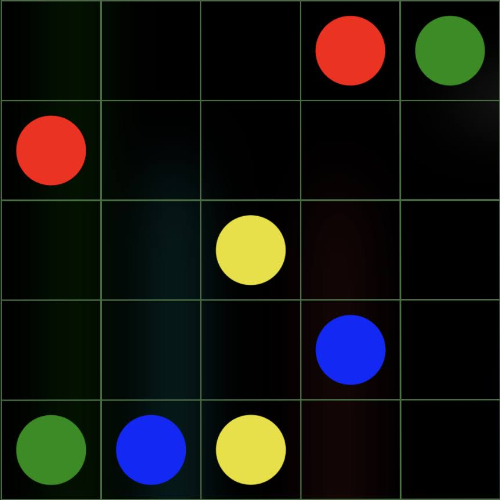
#> input picture dataset/raw_matrices/Image/Screenshot_20240219-155935.png, 500 x 500 px, found by its file name
$ python final_test.py dataset/raw_matrices/Image/Screenshot_20240219-155935.png
#> lines starting #> are read from the running program, lines starting #| are printed output that depends on the picture; after the words box and inside, x2 and y2 are one past the last pixel; in counts of white or black regions, pixels touching at a corner belong together
#!/usr/bin/env python3
import cv2
from math import sqrt
import numpy as np
from matplotlib import pyplot as plt
import sys, string, os

def getContours(img, original_img):
    contours,hierachy = cv2.findContours(img, cv2.RETR_EXTERNAL,cv2.CHAIN_APPROX_NONE)
    biggest = np.array([])
    max_area = 0
    for cnt in contours:
        area = cv2.contourArea(cnt)
        if area>60000:
            peri = cv2.arcLength(cnt,True)
            approx = cv2.approxPolyDP(cnt, 0.002*peri,True)
            cv2.drawContours(original_img,cnt,-1,(0,255,0),3)
            if area>max_area and len(approx)==4:
                max_area = area
                biggest = approx
    # cv2.imshow("OG", original_img)
    return biggest, max_area

def reorder(points):
    points = points.reshape((4,2))
    pointsnew = np.zeros((4,1,2),dtype= np.int32)
    add = points.sum(1)
    pointsnew[0] = points[np.argmin(add)]
    pointsnew[3] = points[np.argmax(add)]
    diff = np.diff(points,axis=1)
    pointsnew[1] = points[np.argmin(diff)]
    pointsnew[2] = points[np.argmax(diff)]
    return pointsnew

def splitBoxes(img,n):
    rows = np.vsplit(img,n)
    boxes=[]
    for r in rows:
        cols = np.hsplit(r,n)
        for box in cols:
            boxes.append(box)
    global box_dimension
    box_dimension = boxes[0].shape
    print(box_dimension)
    return boxes

col_val = [[0,0,254,1],[0,141,2,2],[4,224,234,3],[254,41,14,4],[0,137,250,5],[35,51,234,6],[243,40,19,7],[74,224,231,8],[38,139,61,9]]

def predict(boxes):
    board = []
    for image in boxes:
        col = (image[50,50])
        print(col)
        e = 0
        for i in col_val:
            if i[0]==col[0] and i[1]==col[1] and i[2]==col[2]:
                e = i[3]
        board.append(e)
    return board

def display_output(img, output,n):
    a = b = 0
    k = l = 100
    m=0
    for i in range(0,n):
        for j in range(0,n):
            cv2.rectangle(img, pt1=(a,b),pt2=(k,l),color=col_val[int(output[m])-1],thickness=-1)
            a +=100
            k += 100
            m+=1
        a = 0
        k = 100
        b+=100
        l+=100
    cv2.imshow("Final", imgWarpColored)

#########################################
height = 500
width = 500
path = "/home/ben/Code/Flow-Free-Solver/dataset/raw_matrices/Image/Screenshot_20240219-155935.png"

img = cv2.imread(path)
#> img is the input picture: shape (500, 500, 3); mean B, G, R 17.3, 22.1, 21.8
img = cv2.resize(img,(width, height))
imgBlank = np.zeros((height,width, 3), np.uint)
imgGray = cv2.cvtColor(img, cv2.COLOR_BGR2GRAY)
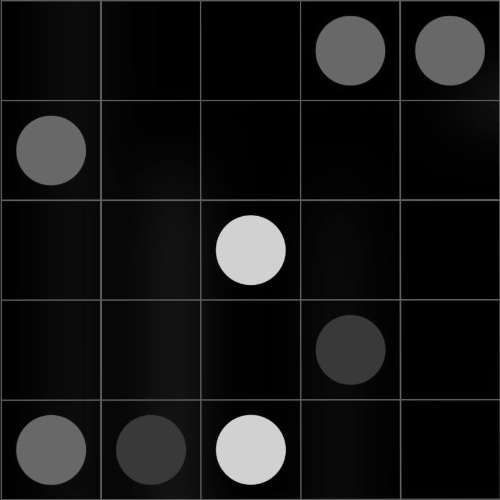
#> imgGray: shape (500, 500); min 0, max 220, mean 21.5
imgBlur = cv2.GaussianBlur(imgGray,(5,5),1)
_, th4 = cv2.threshold(img, 127, 255, cv2.THRESH_TOZERO)
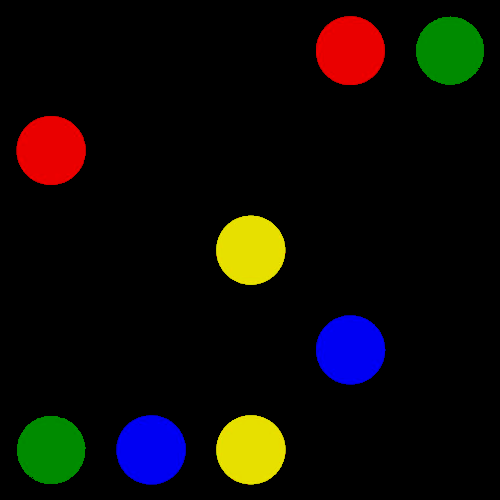
#> th4: shape (500, 500, 3); mean B, G, R 7.3, 10.9, 14.1
res = cv2.bitwise_xor(img, th4)
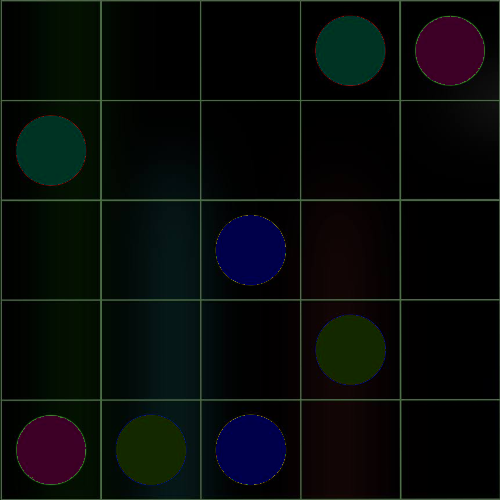
#> res: shape (500, 500, 3); mean B, G, R 10, 11.2, 7.7
imgCanny = cv2.Canny(res,100,200)
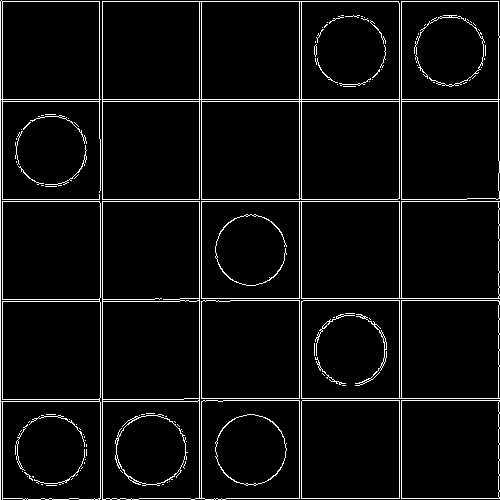
#> imgCanny: shape (500, 500); 5.2% white in thin lines or dots
img_copy = img.copy()

biggest, maxArea = getContours(imgCanny,img_copy)
#> in getContours, `contours,hierachy = cv2.findContours(img, cv2.RETR_EXTERNAL,cv2.CHAIN_..`: contours = 24 contours, 14 with area under 20; largest, box (x1, y1, x2, y2) and area: (102, 1, 400, 200) 58603, (0, 0, 101, 500) 38670, (102, 201, 300, 500) 38448, (201, 201, 500, 299) 28436, (401, 1, 500, 200) 19199
#> the loop in getContours, `for cnt in contours:` made 24 passes
#> area on passes 1, 2, 3, 4, 5, 6, 19, 22, 23, 24: 9521, 9603.5, 19122, 9588.5, 28436, 38448, 21, 19199, 58603, 38669.5
#> after the loop in getContours, `for cnt in contours:`: biggest = empty array; max_area = 0
#> biggest = empty array; maxArea = 0
print(maxArea)
#| 0
if biggest.size!= 0:
    biggest = reorder(biggest)
    print(biggest)
    pts1 = np.float32(biggest)
    pts2 = np.float32([[0,0],[width,0],[0,height],[width,height]])
    cv2.drawContours(img_copy, biggest, -1,(0,255,0),10)
    matrix = cv2.getPerspectiveTransform(pts1,pts2)
    imgWarpColored = cv2.warpPerspective(img, matrix, (width,height))
    imgDetectedCircles = imgBlank.copy()

image_path = sys.argv[1]
imgWarpColored = cv2.imread(image_path)
imgSolvedDigits = imgBlank.copy()
n = 5
boxes = splitBoxes(imgWarpColored,n)
#> in splitBoxes, `rows = np.vsplit(img,n)`: rows = 5 items
#> the loop in splitBoxes, `for r in rows:` made 5 passes
#> after the loop in splitBoxes, `for r in rows:`: boxes = 25 items
#| (100, 100, 3)
#> boxes = 25 items
board = predict(boxes)
#> the loop in predict, `for image in boxes:` made 25 passes
#> col on passes 1 to 12: [2, 14, 2], [1, 1, 1], [0, 0, 0], [35, 51, 234], [38, 139, 61], [35, 51, 234], [6, 5, 1], [1, 1, 1], [1, 0, 2], [2, 2, 2], [2, 14, 2], [19, 18, 4]
#| [ 2 14  2]
#| [1 1 1]
#| [0 0 0]
#| [ 35  51 234]
#| [ 38 139  61]
#| [ 35  51 234]
#| [6 5 1]
#| [1 1 1]
#> (further printed lines are left out)
#> after the loop in predict, `for image in boxes:`: board = 25 values, max 9 at index 4, min 0 at index 0, mean 2.4
bt  = open('board.txt','w')
bt.write(str(n)+"\n")
for i in range(len(board)):
    bt.write(str(board[i])+" ")
#> this loop made 25 passes
bt.close()

os.system("./a.out")

ot = open('output.txt','r')
#> (reads Flow Free Game/output.txt from the repository)
data = ot.read()
output = data.split(" ")
print(output)

cv2.imshow("Original", imgWarpColored)
display_output(imgWarpColored,output,n)
#> after the loop in display_output, `for i in range(0,n):`: b = 0; l = 100; m = 0
#> (the run stopped early here; a loop or call above may not have finished)
